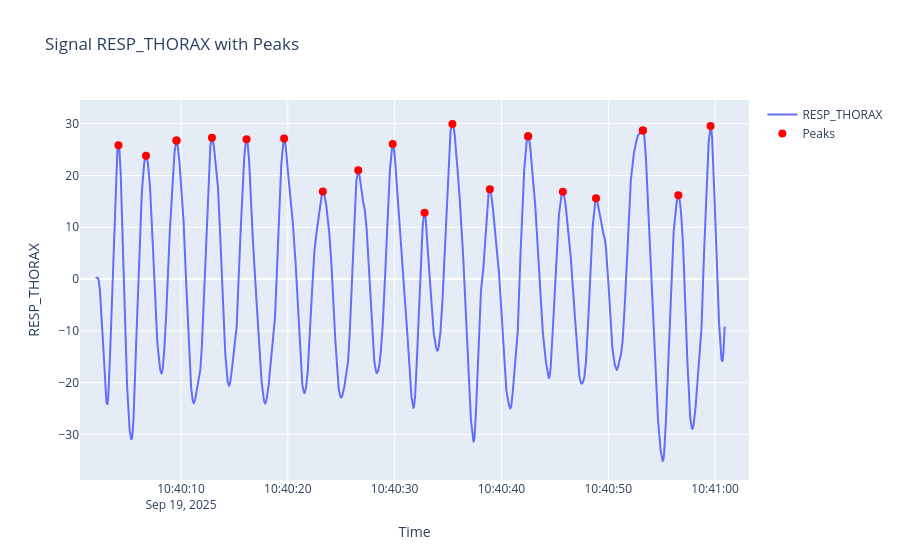

Here is the notebook cell this chart was saved with:
### Code cell
duration, n_peaks, breathing_rate, avg_amplitude = analyse_montee(session_3.sequences[1])
print(f"Etudiant {student_id} - Montee après apnée : Amplitude moyenne {avg_amplitude:.2f}%")
print(f"{n_peaks} respirations en {duration:.2f} secondes ({breathing_rate:.2f} respirations/minute)")

### Figure 1 — Plotly figure (JSON) as saved in the notebook; plotly's stock layout.template omitted (floating-point values rounded to 4 significant figures; data arrays with more than 128 entries replaced by an {"elided": "..."} marker saying what was removed)
{"data": [{"mode": "lines", "name": "RESP_THORAX", "type": "scatter", "x": {"elided": "11781 str values"}, "y": {"elided": "11781 float values"}}, {"marker": {"color": "red", "size": 8}, "mode": "markers", "name": "Peaks", "type": "scatter", "x": ["2025-09-19T10:40:04.145000000", "2025-09-19T10:40:06.725000000", "2025-09-19T10:40:09.575000000", "2025-09-19T10:40:09.585000000", "2025-09-19T10:40:12.895000000", "2025-09-19T10:40:16.135000000", "2025-09-19T10:40:19.655000000", "2025-09-19T10:40:23.275000000", "2025-09-19T10:40:26.595000000", "2025-09-19T10:40:29.815000000", "2025-09-19T10:40:32.805000000", "2025-09-19T10:40:35.405000000", "2025-09-19T10:40:38.915000000", "2025-09-19T10:40:42.490000000", "2025-09-19T10:40:42.500000000", "2025-09-19T10:40:45.750000000", "2025-09-19T10:40:48.855000000", "2025-09-19T10:40:53.230000000", "2025-09-19T10:40:53.245000000", "2025-09-19T10:40:56.560000000", "2025-09-19T10:40:59.575000000"], "y": [25.84, 23.83, 26.73, 26.73, 27.29, 27.01, 27.14, 16.89, 21.01, 26.1, 12.82, 29.94, 17.34, 27.57, 27.57, 16.86, 15.6, 28.71, 28.71, 16.17, 29.55]}], "layout": {"title": {"text": "Signal RESP_THORAX with Peaks"}, "xaxis": {"title": {"text": "Time"}}, "yaxis": {"title": {"text": "RESP_THORAX"}}}}
